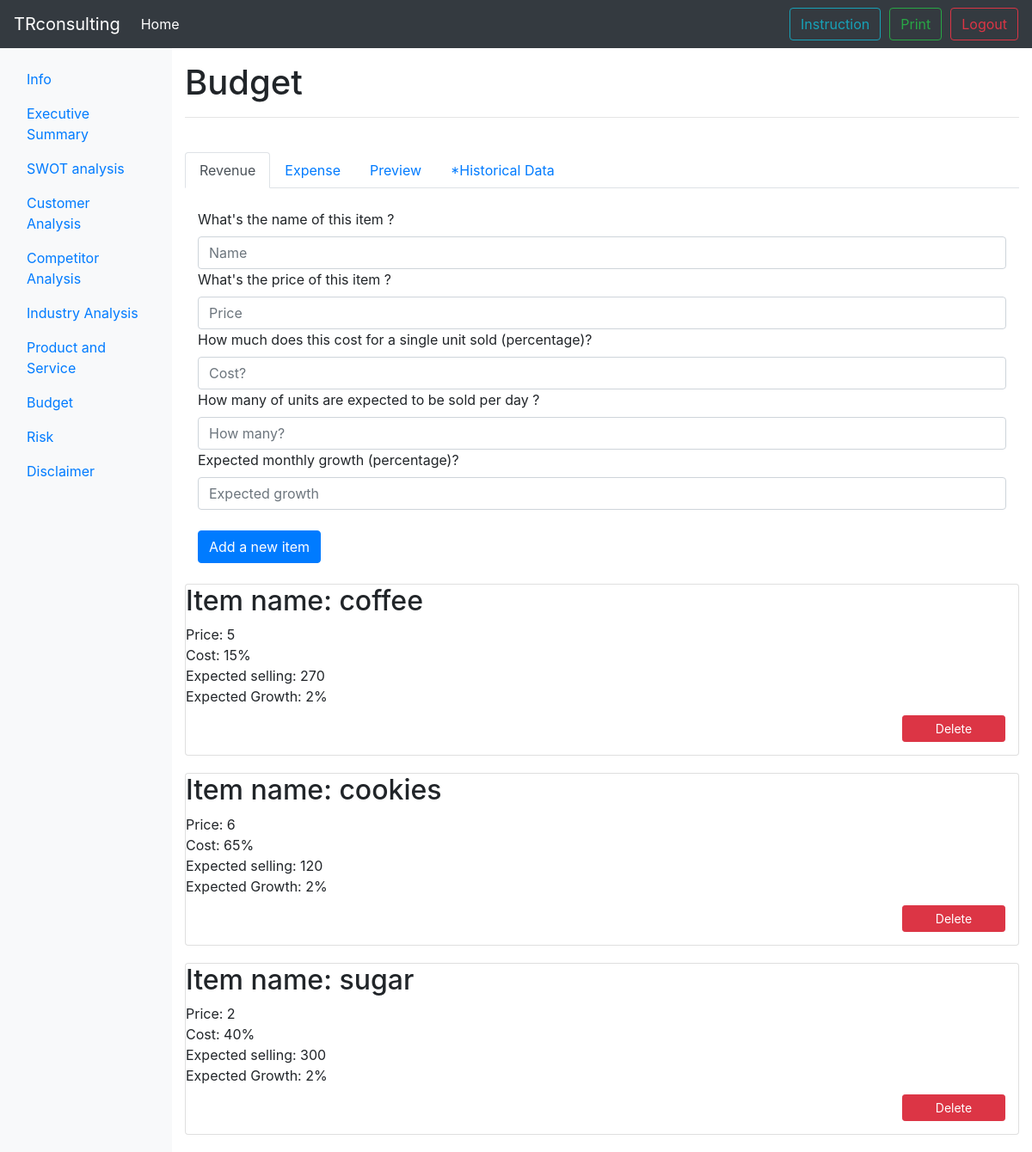
The page /1/budget (signed in) on the database its author committed.
### tables this page shows
CREATE TABLE ITEM(pid INTEGER, did INTEGER PRIMARY KEY, name VARCHAR NOT NULL, price INTEGER, cost INTEGER, num INTEGER, inc INTEGER);

### bpb.py (the view)
@app.route('/<int:pid>/budget',methods=['GET','POST'])
def budget(pid):
	if 'logged_in' in session:
		if (session['logged_in'] == True):
			if request.method == 'GET':
				itemData = db_func.select_item(pid)
				expenseData = db_func.select_record('expense',pid)
				table = helper.generate_table(pid)
				past1 = db_func.select_record('firstyear',pid)
				past2 = db_func.select_record('secondyear',pid)
				past = [past1,past2]
				print past
				data = [itemData,expenseData,table,past]
				return render_template('budget.html', data=data)
			if request.method == 'POST':
				pass
		else:
			return redirect(url_for('login'))
	else:
		return redirect(url_for('login'))

### db_func.py (called while the page is built)
def select_record(table,pid):
	conn = sqlite3.connect('test.db')
	c = conn.cursor()
	c.execute('''SELECT * FROM '%s' WHERE pid='%d' ''' % (table,pid))
	content = c.fetchall()
	conn.commit()
	conn.close()
	return content

def select_item(pid):
	conn = sqlite3.connect('test.db')
	c = conn.cursor()
	c.execute('''SELECT * FROM ITEM WHERE pid='%d' ''' % (pid))
	content = c.fetchall()
	conn.commit()
	conn.close()
	return content

### templates/budget.html (shortened to what this page needs)
  {% extends "layout.html" %}
  {% block main %}
  <main class="col-sm-9 ml-sm-auto col-md-10 pt-3" role="main">
    <h1>Budget</h1>
    <hr>
    <section>
      <br>
      <nav class="nav nav-tabs" id="myTab" role="tablist">
        <a class="nav-item nav-link active" id="nav-renevue-tab" data-toggle="tab" href="#nav-revenue" role="tab" aria-controls="nav-revenue" aria-selected="true">Revenue</a>
        <a class="nav-item nav-link" id="nav-expense-tab" data-toggle="tab" href="#nav-expense" role="tab" aria-controls="nav-expense" aria-selected="false">Expense</a>
        <a class="nav-item nav-link" id="nav-preview-tab" data-toggle="tab" href="#nav-preview" role="tab" aria-controls="nav-preview" aria-selected="false">Preview</a>
        <a class="nav-item nav-link" id="nav-hist-tab" data-toggle="tab" href="#nav-hist" role="tab" aria-controls="nav-hist" aria-selected="false">*Historical Data</a>
      </nav>
      <div class="tab-content" id="nav-tabContent">
        <div class="tab-pane fade show active" id="nav-revenue" role="tabpanel" aria-labelledby="nav-revenue-tab">
          <div class="container">
            <br>
            <form class="form" method="post" action="/{{ session.project_number[0] }}/item" >
              <label>What's the name of this item ?</label>
              <input id="name" name="name" class="form-control" placeholder="Name" required>
              <label >What's the price of this item ?</label>
              <input id="price" name="price" type="number" class="form-control" placeholder="Price" required>
              <label >How much does this cost for a single unit sold (percentage)?</label>
              <input id="cost" name="cost" type="number" min=0 max=100 class="form-control" placeholder="Cost?" required>
              <label >How many of units are expected to be sold per day ?</label>
              <input id="num" name="num" type="number" class="form-control" placeholder="How many?" required>
              <label> Expected monthly growth (percentage)? </label>
              <input id="inc" name="inc" type="number" min="0"  class="form-control" placeholder="Expected growth" required>
              <br>
              <input class="btn btn-primary" method = "post" type="submit" value="Add a new item"></input>
            </form>
            <br>
          </div>
          <div class="streamOfParts">
            {% if data[0] %}
            {% for i in data[0] %}
            <div class="card" style="margin-bottom: 20px;">
              <h2 class="card-heading streamName">Item name: {{ i[2] }}</h2>
              <div  class="streamPrice">Price:  {{ i[3] }}</div>
              <div  class="streamCost">Cost:  {{ i[4] }}%</div>
              <div  class="streamNum">Expected selling:  {{ i[5] }}</div>
              <div  class="streamInc">Expected Growth:  {{ i[6] }}%</div>
              <div align="right" style="margin-bottom: 15px;">
                <input type="button" class="btn btn-sm btn-danger" data-toggle="modal" onclick="deleteFunction(this)" style="margin-right: 15px;margin-top:10px;float:right;width: 120px;" value="Delete" data-target="#delConfirm"> </input>
              </div>
            </div>
            {% endfor %}
            {% endif %}
          </div>
        </div>
    </div>
    </section>
  </main>
  {% endblock %}

### templates/layout.html (shortened to what this page needs)
<!DOCTYPE html>
<html lang="en"><head><meta http-equiv="Content-Type" content="text/html; charset=UTF-8">
	<link rel="stylesheet" href="https://maxcdn.bootstrapcdn.com/bootstrap/4.0.0-beta/css/bootstrap.min.css">
</head>
<body>
	<nav class="navbar navbar-expand-md navbar-dark bg-dark">
		<a class="navbar-brand" href="/">TRconsulting</a>
		<div class="collapse navbar-collapse" id="navbarsExampleDefault">
			<ul class="navbar-nav mr-auto">
				<li class="nav-item active">
					<a class="nav-link" href="/">Home <span class="sr-only">(current)</span></a>
				</li>
			</ul>
			<button class="btn btn-outline-info" data-toggle="modal" data-target="#instruction">Instruction</button>
			<a class="btn btn-outline-success my-2 my-sm-0" style="margin-left:10px;" href="{{ '/%d/sendpdf' % session['project_number'][0] }}">Print</a>
			<a class="btn btn-outline-danger" style="margin-left:10px;" href="\logout">Logout</a>
		</div>
	</nav>
	<div class="container-fluid">
		<div class="row">
			<nav class="col-sm-3 col-md-2 d-none d-sm-block bg-light sidebar">
				<ul class="nav nav-pills flex-column">
					<li class="nav-item">
						<a class="nav-link" href="#"> </a>
					</li>
					<li class="nav-item">
						<a class="nav-link" href="{{ '/%d/info' % session['project_number'][0] }}">Info </a>
					</li>
					<li class="nav-item">
						<a class="nav-link" href="{{ '/%d/exec_sum' % session['project_number'][0] }}">Executive Summary</a>
					</li>
					<li class="nav-item">
						<a class="nav-link" href="{{ '/%d/SWOT' % session['project_number'][0] }}">SWOT analysis</a>
					</li>
					<li class="nav-item">
						<a class="nav-link" href="{{ '/%d/customeranalysis' % session['project_number'][0] }}">Customer Analysis</a>
					</li>
					<li class="nav-item">
						<a class="nav-link"  href="{{ '/%d/competitoranalysis' % session['project_number'][0] }}">Competitor Analysis</a>
					</li>
				</ul>
				<ul class="nav nav-pills flex-column">
					<li class="nav-item">
						<a class="nav-link" href="{{ '/%d/industry_analysis' % session['project_number'][0] }}">Industry Analysis</a>
					</li>
					<li class="nav-item">
						<a class="nav-link" href="{{ '/%d/product_service' % session['project_number'][0] }}">Product and Service</a>
					</li>
					<li class="nav-item">
						<a class="nav-link" href="{{ '/%d/budget' % session['project_number'][0] }}">Budget</a>
					</li>
					<li class="nav-item">
						<a class="nav-link" href="{{ '/%d/risk' % session['project_number'][0] }}">Risk</a>
					</li>
				</ul>
				<ul class="nav nav-pills flex-column">
					<li class="nav-item">
						<a class="nav-link" href="{{ '/%d/disclaimer' % session['project_number'][0] }}">Disclaimer</a>
					</li>
				</ul>
			</nav>
			{% block main %} {% endblock %}
		</div>
	</div>
</body>
</html>

### rows shown on the page
ITEM: name "coffee", price "5", cost "15", num "270", inc "2"
ITEM: name "cookies", price "6", cost "65", num "120", inc "2"
ITEM: name "sugar", price "2", cost "40", num "300", inc "2"
